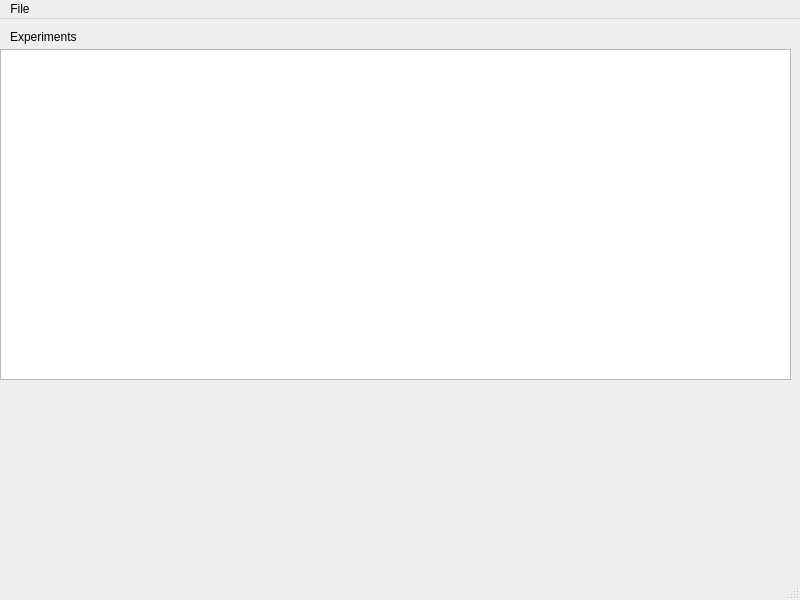
<?xml version="1.0" encoding="UTF-8"?>
<ui version="4.0">
 <class>MainWindow</class>
 <widget class="QMainWindow" name="MainWindow">
  <property name="geometry">
   <rect>
    <x>0</x>
    <y>0</y>
    <width>800</width>
    <height>600</height>
   </rect>
  </property>
  <property name="windowTitle">
   <string>MainWindow</string>
  </property>
  <widget class="QWidget" name="centralwidget">
   <widget class="QWidget" name="verticalLayoutWidget">
    <property name="geometry">
     <rect>
      <x>0</x>
      <y>30</y>
      <width>791</width>
      <height>331</height>
     </rect>
    </property>
    <layout class="QVBoxLayout" name="verticalLayout" stretch="0">
     <item>
      <widget class="QListView" name="listView"/>
     </item>
    </layout>
   </widget>
   <widget class="QLabel" name="label">
    <property name="geometry">
     <rect>
      <x>10</x>
      <y>10</y>
      <width>141</width>
      <height>16</height>
     </rect>
    </property>
    <property name="text">
     <string>Experiments</string>
    </property>
   </widget>
  </widget>
  <widget class="QMenuBar" name="menubar">
   <property name="geometry">
    <rect>
     <x>0</x>
     <y>0</y>
     <width>800</width>
     <height>22</height>
    </rect>
   </property>
   <widget class="QMenu" name="menuFile">
    <property name="title">
     <string>File</string>
    </property>
    <addaction name="actionOpen"/>
   </widget>
   <addaction name="menuFile"/>
  </widget>
  <widget class="QStatusBar" name="statusbar"/>
  <action name="actionOpen">
   <property name="text">
    <string>Open</string>
   </property>
  </action>
 </widget>
 <resources/>
 <connections/>
</ui>
